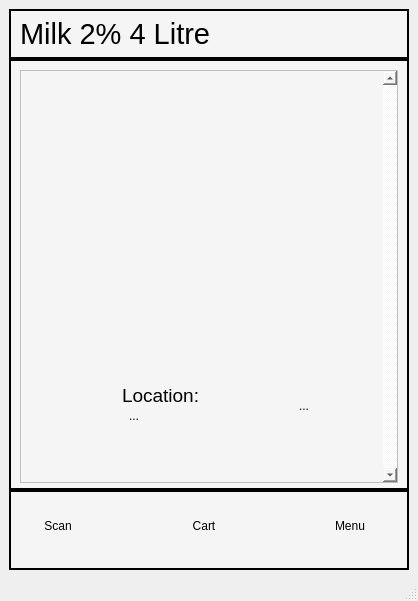
<?xml version="1.0" encoding="UTF-8"?>
<ui version="4.0">
 <class>MainWindow</class>
 <widget class="QMainWindow" name="MainWindow">
  <property name="geometry">
   <rect>
    <x>0</x>
    <y>0</y>
    <width>418</width>
    <height>601</height>
   </rect>
  </property>
  <property name="windowTitle">
   <string>MainWindow</string>
  </property>
  <widget class="QWidget" name="centralwidget">
   <layout class="QVBoxLayout" name="verticalLayout_11">
    <property name="spacing">
     <number>0</number>
    </property>
    <item>
     <widget class="QFrame" name="personsCart">
      <property name="minimumSize">
       <size>
        <width>400</width>
        <height>50</height>
       </size>
      </property>
      <property name="maximumSize">
       <size>
        <width>16777215</width>
        <height>50</height>
       </size>
      </property>
      <property name="styleSheet">
       <string notr="true">background-color: rgb(245, 245, 245);
border-color: rgb(20, 20, 20);</string>
      </property>
      <property name="frameShape">
       <enum>QFrame::Box</enum>
      </property>
      <property name="frameShadow">
       <enum>QFrame::Plain</enum>
      </property>
      <property name="lineWidth">
       <number>2</number>
      </property>
      <layout class="QHBoxLayout" name="horizontalLayout">
       <item>
        <widget class="QLabel" name="label">
         <property name="font">
          <font>
           <pointsize>22</pointsize>
          </font>
         </property>
         <property name="text">
          <string>Milk 2% 4 Litre</string>
         </property>
        </widget>
       </item>
      </layout>
     </widget>
    </item>
    <item>
     <widget class="QFrame" name="CenterFrame">
      <property name="minimumSize">
       <size>
        <width>400</width>
        <height>400</height>
       </size>
      </property>
      <property name="styleSheet">
       <string notr="true">background-color: rgb(245, 245, 245);
border-color: rgb(20, 20, 20);</string>
      </property>
      <property name="frameShape">
       <enum>QFrame::Box</enum>
      </property>
      <property name="frameShadow">
       <enum>QFrame::Plain</enum>
      </property>
      <property name="lineWidth">
       <number>2</number>
      </property>
      <layout class="QGridLayout" name="gridLayout">
       <property name="bottomMargin">
        <number>5</number>
       </property>
       <item row="0" column="0">
        <widget class="QScrollArea" name="CenterScrollArea">
         <property name="styleSheet">
          <string notr="true">background-color: rgb(245, 245, 245);
border-color: rgb(20, 20, 20);</string>
         </property>
         <property name="verticalScrollBarPolicy">
          <enum>Qt::ScrollBarAlwaysOn</enum>
         </property>
         <property name="horizontalScrollBarPolicy">
          <enum>Qt::ScrollBarAlwaysOff</enum>
         </property>
         <property name="widgetResizable">
          <bool>true</bool>
         </property>
         <widget class="QWidget" name="scrollAreaWidgetContents">
          <property name="geometry">
           <rect>
            <x>0</x>
            <y>0</y>
            <width>402</width>
            <height>450</height>
           </rect>
          </property>
          <layout class="QGridLayout" name="gridLayout_2">
           <item row="0" column="0">
            <layout class="QVBoxLayout" name="verticalLayout">
             <property name="spacing">
              <number>0</number>
             </property>
             <property name="sizeConstraint">
              <enum>QLayout::SetFixedSize</enum>
             </property>
             <property name="rightMargin">
              <number>0</number>
             </property>
             <item>
              <layout class="QVBoxLayout" name="verticalLayout_9">
               <item>
                <widget class="QToolButton" name="toolButton_4">
                 <property name="text">
                  <string/>
                 </property>
                 <property name="icon">
                  <iconset>
                   <normaloff>table.JPG</normaloff>table.JPG</iconset>
                 </property>
                 <property name="iconSize">
                  <size>
                   <width>370</width>
                   <height>200</height>
                  </size>
                 </property>
                 <property name="autoRaise">
                  <bool>true</bool>
                 </property>
                </widget>
               </item>
              </layout>
             </item>
            </layout>
           </item>
           <item row="1" column="0">
            <layout class="QHBoxLayout" name="horizontalLayout_6">
             <property name="spacing">
              <number>0</number>
             </property>
             <item>
              <layout class="QVBoxLayout" name="verticalLayout_10">
               <property name="spacing">
                <number>0</number>
               </property>
               <item>
                <widget class="QLabel" name="label_3">
                 <property name="minimumSize">
                  <size>
                   <width>0</width>
                   <height>20</height>
                  </size>
                 </property>
                 <property name="maximumSize">
                  <size>
                   <width>16777215</width>
                   <height>20</height>
                  </size>
                 </property>
                 <property name="font">
                  <font>
                   <pointsize>14</pointsize>
                  </font>
                 </property>
                 <property name="text">
                  <string>Location:</string>
                 </property>
                 <property name="alignment">
                  <set>Qt::AlignLeading|Qt::AlignLeft|Qt::AlignVCenter</set>
                 </property>
                </widget>
               </item>
               <item>
                <widget class="QToolButton" name="toolButton_6">
                 <property name="text">
                  <string>...</string>
                 </property>
                 <property name="icon">
                  <iconset>
                   <normaloff>location.JPG</normaloff>location.JPG</iconset>
                 </property>
                 <property name="iconSize">
                  <size>
                   <width>180</width>
                   <height>180</height>
                  </size>
                 </property>
                 <property name="autoRaise">
                  <bool>true</bool>
                 </property>
                </widget>
               </item>
              </layout>
             </item>
             <item>
              <widget class="QToolButton" name="toolButton_5">
               <property name="text">
                <string>...</string>
               </property>
               <property name="icon">
                <iconset>
                 <normaloff>nutrution facts.jpg</normaloff>nutrution facts.jpg</iconset>
               </property>
               <property name="iconSize">
                <size>
                 <width>150</width>
                 <height>200</height>
                </size>
               </property>
               <property name="autoRaise">
                <bool>true</bool>
               </property>
              </widget>
             </item>
            </layout>
           </item>
          </layout>
         </widget>
        </widget>
       </item>
      </layout>
     </widget>
    </item>
    <item>
     <widget class="QFrame" name="BottomMenu">
      <property name="minimumSize">
       <size>
        <width>400</width>
        <height>80</height>
       </size>
      </property>
      <property name="maximumSize">
       <size>
        <width>16777215</width>
        <height>100</height>
       </size>
      </property>
      <property name="styleSheet">
       <string notr="true">background-color: rgb(245, 245, 245);
border-color: rgb(20, 20, 20);</string>
      </property>
      <property name="frameShape">
       <enum>QFrame::Box</enum>
      </property>
      <property name="lineWidth">
       <number>2</number>
      </property>
      <layout class="QHBoxLayout" name="horizontalLayout_2">
       <property name="spacing">
        <number>75</number>
       </property>
       <property name="sizeConstraint">
        <enum>QLayout::SetDefaultConstraint</enum>
       </property>
       <property name="leftMargin">
        <number>1</number>
       </property>
       <property name="topMargin">
        <number>1</number>
       </property>
       <item>
        <widget class="QToolButton" name="toolButton_2">
         <property name="maximumSize">
          <size>
           <width>50</width>
           <height>70</height>
          </size>
         </property>
         <property name="text">
          <string>Scan</string>
         </property>
         <property name="icon">
          <iconset>
           <normaloff>scan button.png</normaloff>scan button.png</iconset>
         </property>
         <property name="iconSize">
          <size>
           <width>50</width>
           <height>50</height>
          </size>
         </property>
         <property name="toolButtonStyle">
          <enum>Qt::ToolButtonTextUnderIcon</enum>
         </property>
         <property name="autoRaise">
          <bool>true</bool>
         </property>
        </widget>
       </item>
       <item>
        <widget class="QToolButton" name="toolButton_3">
         <property name="maximumSize">
          <size>
           <width>50</width>
           <height>70</height>
          </size>
         </property>
         <property name="text">
          <string>Cart</string>
         </property>
         <property name="icon">
          <iconset>
           <normaloff>square button2.png</normaloff>square button2.png</iconset>
         </property>
         <property name="iconSize">
          <size>
           <width>60</width>
           <height>60</height>
          </size>
         </property>
         <property name="toolButtonStyle">
          <enum>Qt::ToolButtonTextUnderIcon</enum>
         </property>
         <property name="autoRaise">
          <bool>true</bool>
         </property>
        </widget>
       </item>
       <item>
        <widget class="QToolButton" name="toolButton">
         <property name="maximumSize">
          <size>
           <width>50</width>
           <height>70</height>
          </size>
         </property>
         <property name="text">
          <string>Menu</string>
         </property>
         <property name="icon">
          <iconset>
           <normaloff>menu button2.png</normaloff>menu button2.png</iconset>
         </property>
         <property name="iconSize">
          <size>
           <width>50</width>
           <height>50</height>
          </size>
         </property>
         <property name="toolButtonStyle">
          <enum>Qt::ToolButtonTextUnderIcon</enum>
         </property>
         <property name="autoRaise">
          <bool>true</bool>
         </property>
        </widget>
       </item>
      </layout>
     </widget>
    </item>
   </layout>
  </widget>
  <widget class="QMenuBar" name="menubar">
   <property name="geometry">
    <rect>
     <x>0</x>
     <y>0</y>
     <width>418</width>
     <height>21</height>
    </rect>
   </property>
  </widget>
  <widget class="QStatusBar" name="statusbar"/>
 </widget>
 <resources/>
 <connections/>
</ui>
